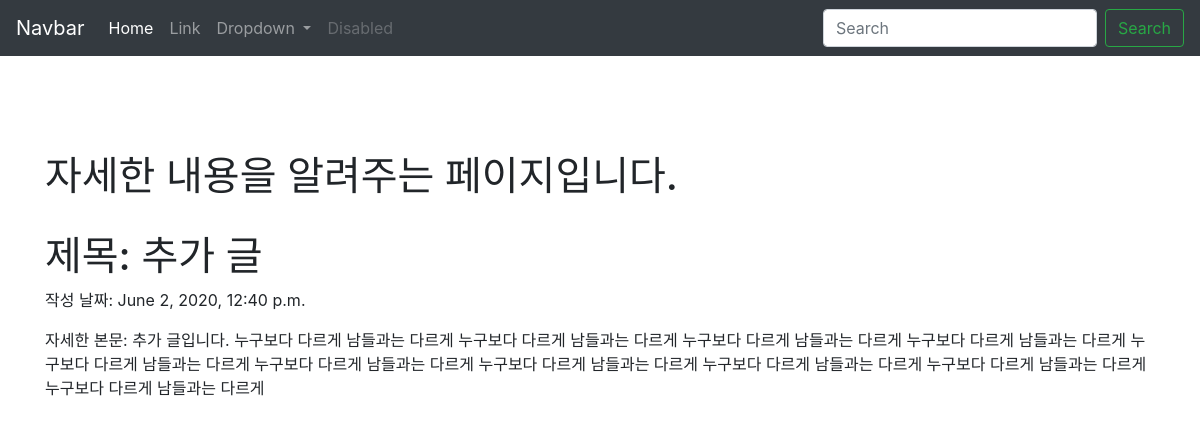
Page /blog/2 on the committed database.
### blog/models.py (models this page shows, shortened)
class Blog(models.Model):
    title = models.CharField(max_length=200)
    pub_date = models.DateTimeField('data published')
    body = models.TextField()

### blog/views.py (the view)
# urls.py: path('<int:blog_id>', blog.views.detail, name="detail"),
def detail(request, blog_id): #request 이외에 추가적인 정보(몇번 객체)필요.
    blog_detail = get_object_or_404(Blog, pk=blog_id)
    return render(request, 'detail.html', {'blog':blog_detail})

### blog/templates/detail.html (shortened to what this page needs)
<head>
    <link rel="stylesheet" href="https://stackpath.bootstrapcdn.com/bootstrap/4.5.0/css/bootstrap.min.css">
</head>
<body>
    <nav class="navbar navbar-expand-lg navbar-dark bg-dark">
        <a class="navbar-brand" href="#">Navbar</a>
        <div class="collapse navbar-collapse" id="navbarSupportedContent">
          <ul class="navbar-nav mr-auto">
            <li class="nav-item active">
              <a class="nav-link" href="#">Home <span class="sr-only">(current)</span></a>
            </li>
            <li class="nav-item">
              <a class="nav-link" href="#">Link</a>
            </li>
            <li class="nav-item dropdown">
              <a class="nav-link dropdown-toggle" href="#" id="navbarDropdown" role="button" data-toggle="dropdown" aria-haspopup="true" aria-expanded="false">
                Dropdown
              </a>
            </li>
            <li class="nav-item">
              <a class="nav-link disabled" href="#" tabindex="-1" aria-disabled="true">Disabled</a>
            </li>
          </ul>
          <form class="form-inline my-2 my-lg-0">
            <input class="form-control mr-sm-2" type="search" placeholder="Search" aria-label="Search">
            <button class="btn btn-outline-success my-2 my-sm-0" type="submit">Search</button>
          </form>
        </div>
    </nav>
    <br><br>
    <br><br>
    <div class ="container">
        <h1> 자세한 내용을 알려주는 페이지입니다.</h1>
        <br>
        <h1> 제목: {{blog.title}} </h1>
        <p> 작성 날짜: {{blog.pub_date}} </p>
        <p> 자세한 본문: {{blog.body}} </p>
    </div>
</body>

### rows in the picture
Blog: title "추가 글", pub_date "June 2, 2020, 12:40 p.m.", body "추가 글입니다. 누구보다 다르게 남들과는 다르게 누구보다 다르게 남들과는 다르게 누구보다 다르게 남들과는 다르게 누구보다 다르게 남들과는 다르게 누구보다 다르게 남들과는 다르게 누구보다 다르게 남들과는 다르게 누구보다 다르게 남들과는 다르게 누구보다 다르게 남들과는 다르게 누구보다 다르게 남들과는 다르게 누구보다 다르게 남들과는 다르게"
